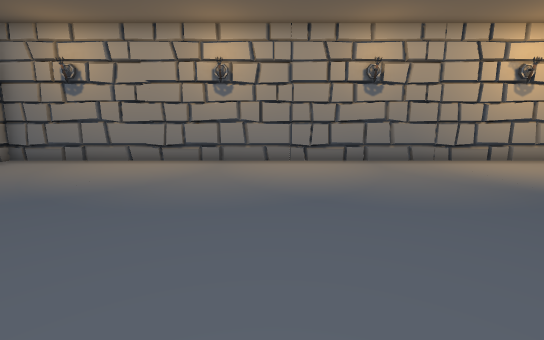
view 1 (above)

20 first-person views from a walk through a scene from a Unity 3-D project. The camera is 1.4 m above the floor, tilts 10° down and sees 85° across. The floor is counted in squares, 1 m on a side. Each view is taken from the middle of a square. On the plan, view 1 faces up. The plan holds only what a view shows up to about 14 squares ahead; the rest is blank. The place goes on beyond the plan. The player is left out. Some animated figures are not drawn. Door leaves are left out, so doorways stand open.

view 2
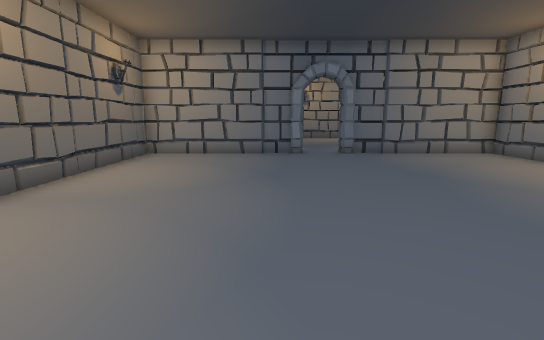

view 3
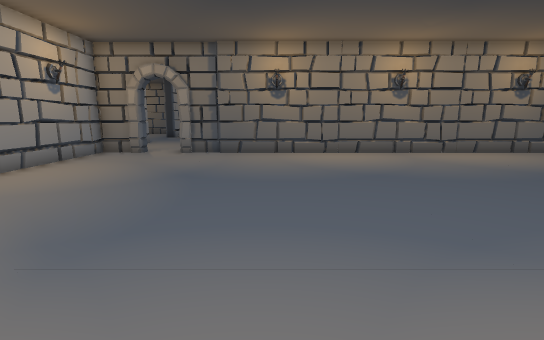

view 4
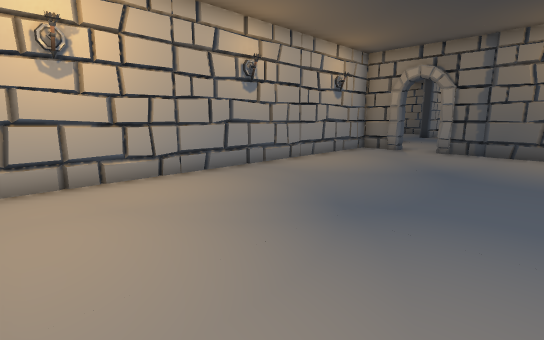

view 5
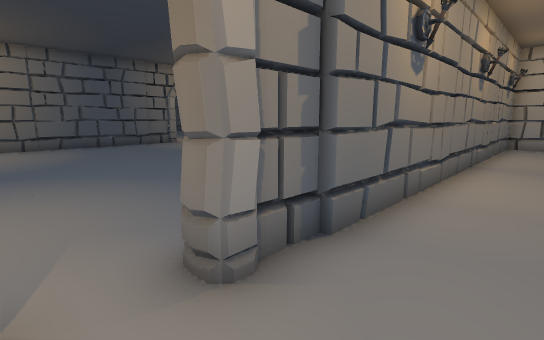

view 6
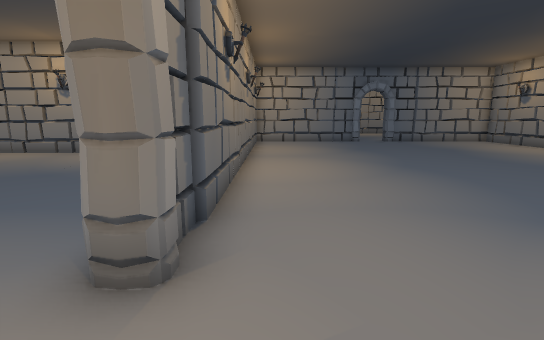

view 7
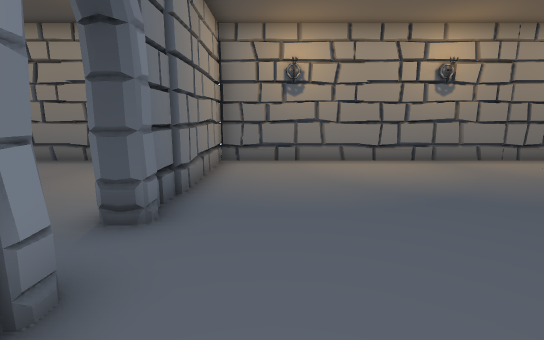

view 8
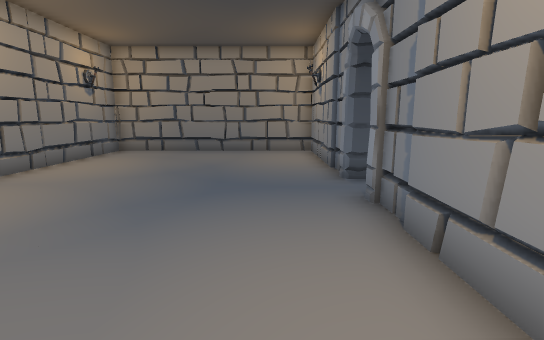

view 9
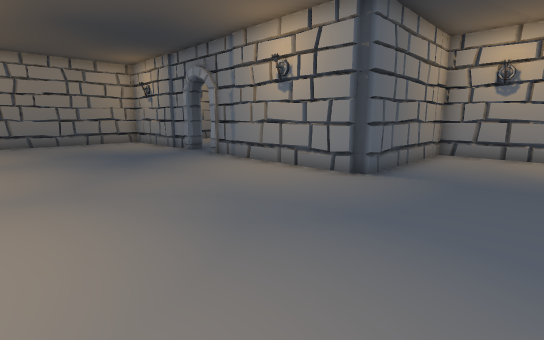

view 10
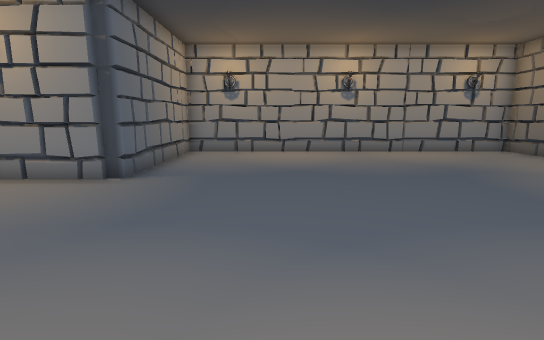

view 11
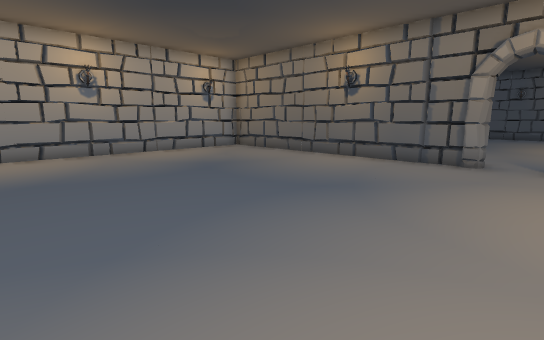

view 12
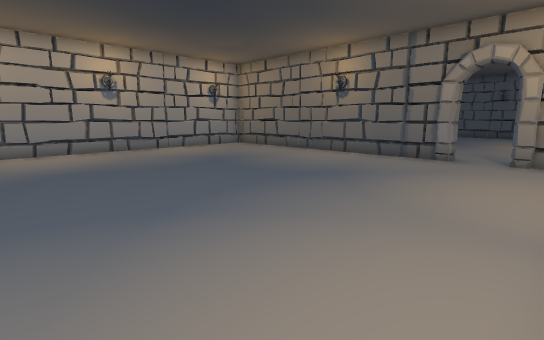

view 13
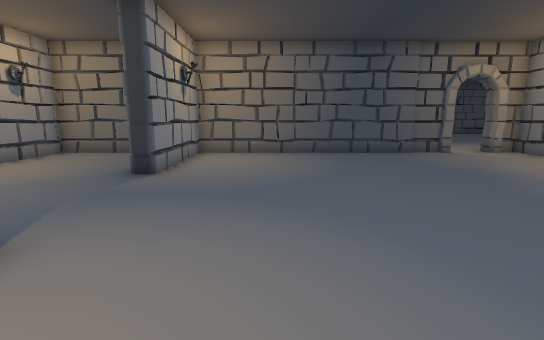

view 14
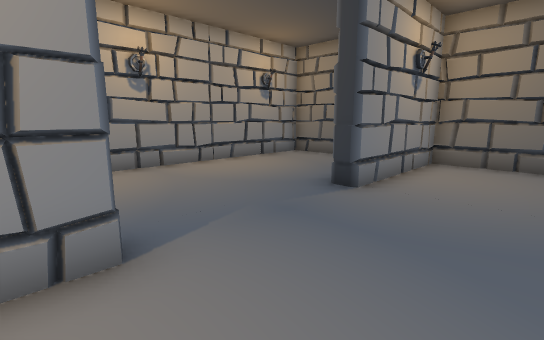

view 15
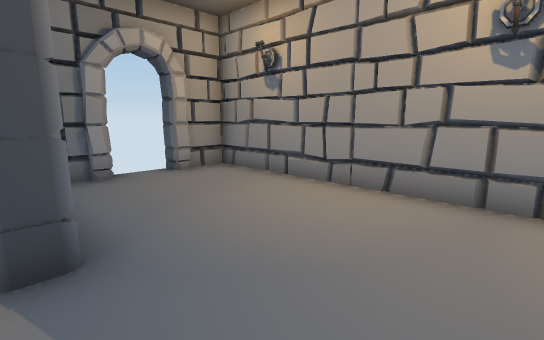

view 16
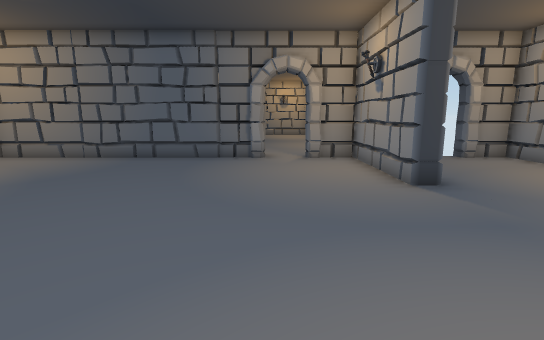

view 17
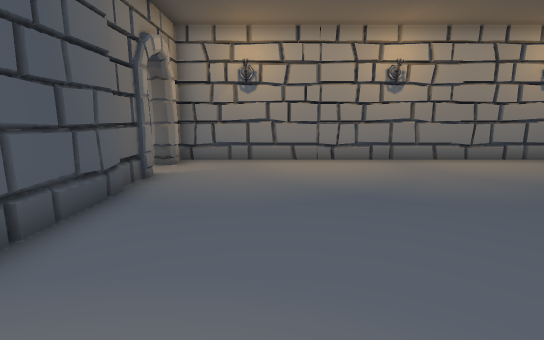

view 18
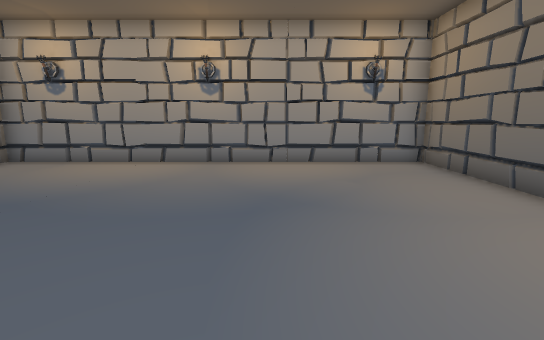

view 19
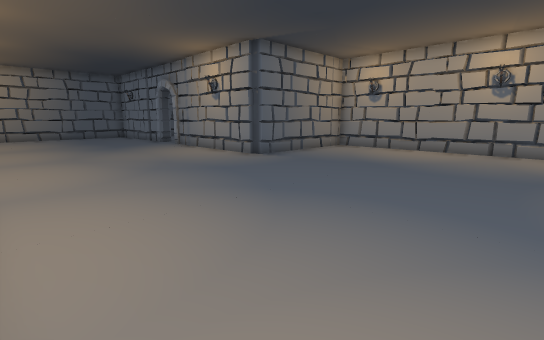

view 20
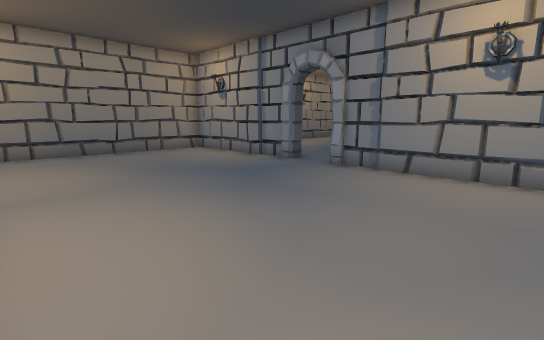

### Floor plan
Ten units are one square. View 1 is at (0, 0); x grows to the right and y downward. Boxes are objects, and circles mark ways between rooms. Rooms are numbered by the first view taken in them; rooms with no view inside come last. Other rooms are left out.
<svg viewBox="-180 -102 339 289">
<path fill="none" stroke="#000" d="M-87 -22 -87 39 67 39M82 39 99 39M90 -97 -87 -97 -87 -37 -93 -37M99 40 99 -89M-87 -37 -93 -37M-93 -37 -93 -97 -175 -97M-38 125 -33 122M-144 179 -36 179 -36 46 -93 46 -93 -23M-166 179 -159 179M-39 172 -33 169M105 89 99 89 99 40M67 178 69 182M68 42 67 46M67 39 68 46 -26 46M99 46 83 46M121 46 111 46M-3 179 99 179 99 133 105 133M126 179 154 179 154 42M-29 59 -29 179 -19 179M154 46 138 46"/>
<circle cx="-90" cy="-30" r="3" fill="#2a7"/>
<circle cx="70" cy="40" r="3" fill="#2a7"/>
<circle cx="80" cy="40" r="3" fill="#2a7"/>
<text x="0" y="-30">1</text>
<text x="-120" y="60">2</text>
<text x="60" y="110">3</text>
</svg>
Room 1 opens to room 2. Room 1 opens to room 3.

Where each view was taken, in squares from view 1:
view 1: 0 up, 0 right, facing up
view 2: 1 up, 3 right, facing left
view 3: 8 up, 3 right, facing down
view 4: 9 up, 3 right, facing down-right
view 5: 2 down, 8 right, facing down-left
view 6: 3 down, 9 right, facing left
view 7: 0 up, 7 left, facing up
view 8: 3 down, 11 left, facing up
view 9: 8 down, 16 left, facing up-right
view 10: 8 down, 16 left, facing right
view 11: 8 down, 16 left, facing down-right
view 12: 7 down, 17 left, facing down-right
view 13: 6 down, 7 right, facing down
view 14: 8 down, 7 right, facing down-right
view 15: 12 down, 10 right, facing up-right
view 16: 15 down, 7 right, facing up
view 17: 15 down, 7 right, facing left
view 18: 13 down, 13 left, facing right
view 19: 13 down, 17 left, facing up-right
view 20: 3 down, 17 left, facing up-right
